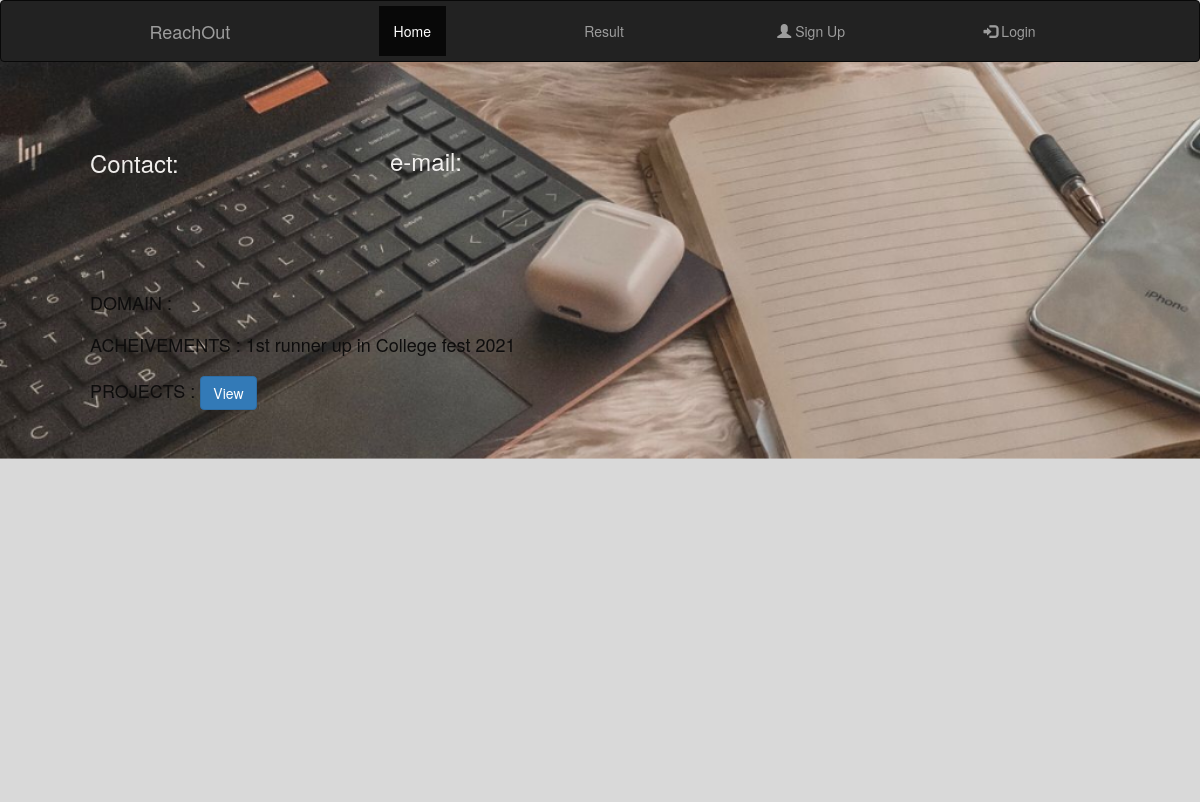
The page /profile/8 on the database as committed earlier.
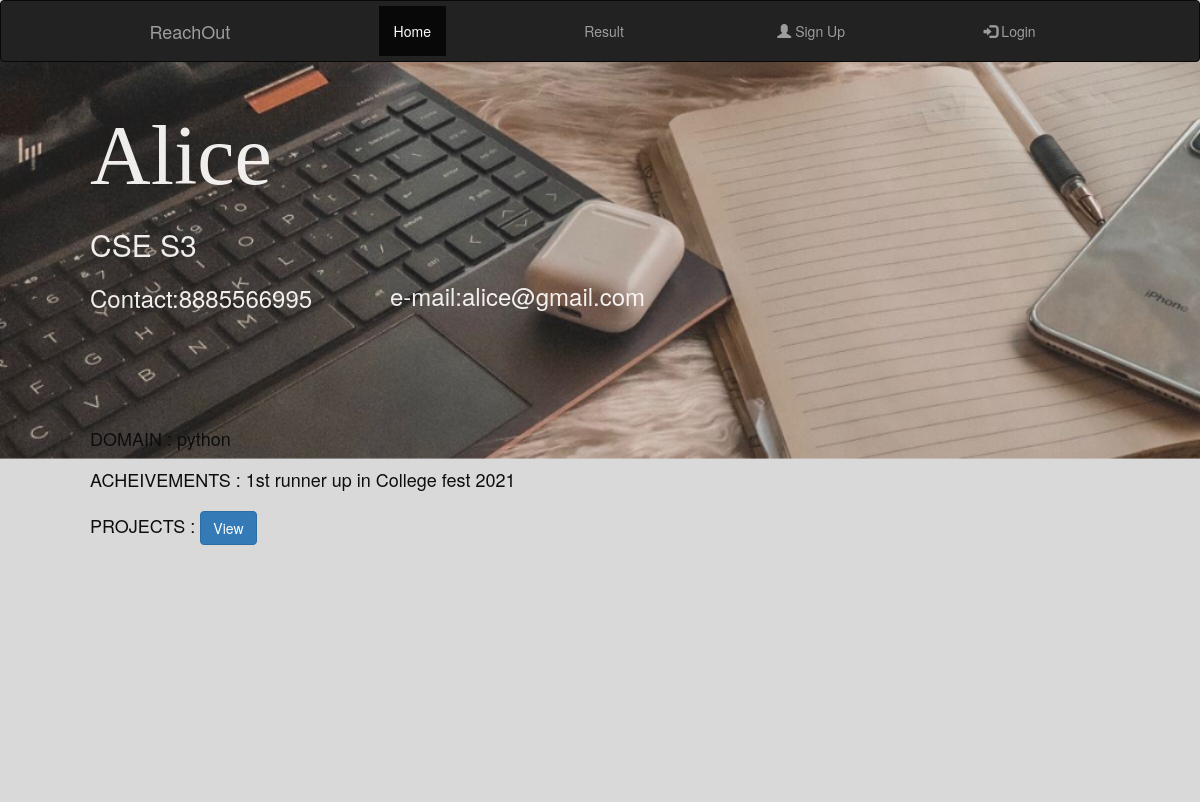
The same page on the database as committed later.
### app/database.py (models this page shows, shortened)
class User(db.Model):
    id = db.Column(db.Integer(), primary_key = True)
    username = db.Column(db.String(length = 50), nullable = False, unique = True)
    password = db.Column(db.String(length = 50), nullable = False)
    name = db.Column(db.String(length = 50), nullable = False)
    email = db.Column(db.String(length = 50), nullable = False, unique = True)
    phno = db.Column(db.String(length = 20), nullable = False, unique = True)
    education_status = db.Column(db.String(length = 100), nullable = False)
    field = db.Column(db.String(length = 500), nullable = False)
    projects = db.Column(db.String(length = 1000))

### app/routes.py (the view)
@app.route('/profile/<int:id>')
def profile(id):
    print(type(id))
    user = User.query.get(id)
    return render_template("profile.html",user=user)

### app/templates/profile.html (shortened to what this page needs)
<!DOCTYPE html>
<html lang="en">
<head>
    <link rel="stylesheet" href="https://maxcdn.bootstrapcdn.com/bootstrap/4.0.0/css/bootstrap.min.css"
>
    <link rel="stylesheet" href="https://maxcdn.bootstrapcdn.com/bootstrap/3.4.1/css/bootstrap.min.css">
        <link rel="stylesheet" type= "text/css" href="{{url_for('static', filename='style.css')}}">
</head>
<body>
    <header class=fixed-top>
        <div class="row">
            <div class="col">
                <nav class="navbar-inverse navbar fixed-top scrolling-navbar">
                    <div class="container-fluid">
                        <div class="navbar-header">
                            <a class="navbar-brand" href="/">ReachOut</a>
                        </div>
                        <ul class="nav navbar-nav navbar-left">
                            <li class="active"><a href="/">Home</a></li>
                        </ul>
                        <ul class="nav navbar-nav navbar-left">
                            <li><a href="#table">Result</a></li>
                        </ul>
                        <ul class="nav navbar-nav navbar-right">
                            <li><a href="{{url_for('register')}}"><span class="glyphicon glyphicon-user"></span> Sign Up</a></li>
                        </ul>
                        <ul class="nav navbar-nav navbar-right">
                            <li><a href="{{url_for('login')}}"><span class="glyphicon glyphicon-log-in"></span> Login</a></li>
                        </ul>
                    </div>
                </nav>
            </div>
        </div>
    </header>
    <div class="bg-image">
        <div class="bg-text ">
            <div class="personal-det">
                <h1 class="name">{{user.name}}</h1>
                <br>
                <br>
                <h3 class="class">{{user.education_status}}</h3>
            </div>
            <div>
                <h4 class="phone">Contact:{{user.phno}}</h4>
            </div>
            <div>
                <h4 class="mail">e-mail:{{user.email}}</h4>
            </div>
            <div class="more-det">
                <h1 class="more">DOMAIN : {{user.field}}</h1>
                <h1 class="more">ACHEIVEMENTS : 1st runner up in College fest 2021</h1>
                <h1 class="more">PROJECTS : <button type="button" class="btn btn-primary" onclick="location.href='{{user.projects}}'">View</button></h1>
            </div>
        </div>
    </div>
</body>
</html>

### app/static/style.css (style rules this page uses)
body, html { height: 100%; background-color: #d9d9d9; background-size: cover; }
* { box-sizing: border-box; }
.bg-text { margin-left: 7.5%; padding-top: 3%; color : #faf8f6f3; height: 100%; width: 90%; }
.name { scroll-padding-top: 7%; font-size: 7vw; font-family: Georgia, 'Times New Roman', Times, serif ; }
.class { font-size: 2.5vw; margin-top: -2vw; scroll-padding-left:1vw; }
.phone { margin-top: 2vw; font-size: 2vw; }
.mail { margin-top: -3.2vw; margin-left: 25vw; font-size:2vw; }
.more-det { margin-top: 11%; }
.more { font-size: 1.5vw; margin-top: 2%; color: rgb(14, 13, 13); }
.bg-image { margin-top: 4.5%; margin-bottom: 2%; background-image:url(profile.png); background-size: cover; filter: blur(0px); -webkit-filter: blur(0px); opacity: 1.00; height: 90%; width : 100%; background-position: center; background-repeat: no-repeat; }

Rows that differ between the two databases and show on the page:
added User: name "Alice", education_status "CSE S3", phno "8885566995", email "alice@gmail.com", field "python"
